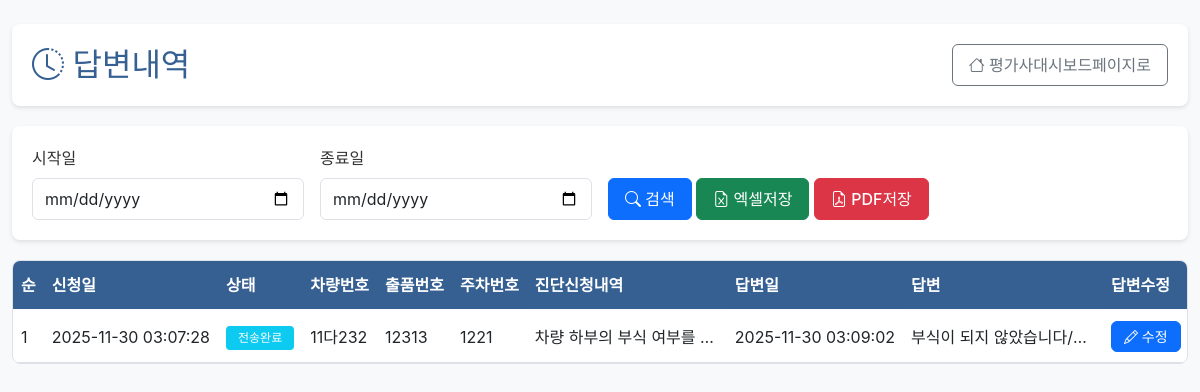
/evaluator/response/history (signed in), run on the app's committed database.
### tables this page shows
CREATE TABLE diagnosis_requests (
            id INTEGER PRIMARY KEY AUTOINCREMENT,
            applicant_id INTEGER NOT NULL,
            request_date TEXT NOT NULL DEFAULT (datetime('now', 'localtime')),
            vehicle_number TEXT,
            lot_number TEXT,
            parking_number TEXT,
            status TEXT NOT NULL DEFAULT '신청',
            evaluator_id INTEGER,
            evaluator_name TEXT,
            answer_date TEXT,
            confirmed_at TEXT,
            translated_summary TEXT,
            translated_at TEXT,
            sent_at TEXT,
            fee INTEGER DEFAULT 120000,
            FOREIGN KEY (applicant_id) REFERENCES users(id) ON DELETE CASCADE,
            FOREIGN KEY (evaluator_id) REFERENCES users(id) ON DELETE SET NULL
        );

### app.py (the view)
@app.route("/evaluator/response/history")
@login_required
@role_required("평가사")
def evaluator_response_history():
    clause, params = _filter_clause("dr.request_date")
    db = get_db()
    rows = db.execute(
        f"""
        SELECT dr.*, applicant.name AS applicant_name
        FROM diagnosis_requests dr
        JOIN users applicant ON applicant.id = dr.applicant_id
        WHERE (dr.evaluator_id = ? OR dr.evaluator_name = (SELECT name FROM users WHERE id = ?))
          AND dr.answer_date IS NOT NULL
          {clause}
        ORDER BY dr.request_date DESC
        """,
        [session["user_id"], session["user_id"]] + params,
    ).fetchall()
    enriched = []
    for row in rows:
        details = _fetch_request_details(row["id"])
        responses = _fetch_response_details(row["id"])
        enriched.append(
            {
                "row": row,
                "request_summary": _summarize_details(details, "content"),
                "response_summary": _summarize_details(responses, "content"),
            }
        )
    start_date = request.args.get("start_date", "")
    end_date = request.args.get("end_date", "")
    return render_template(
        "evaluator/response_history.html",
        requests=enriched,
        start_date=start_date,
        end_date=end_date,
    )

### app.py (called while the page is built)
def get_db() -> sqlite3.Connection:
    if "db" not in g:
        conn = sqlite3.connect(DB_PATH)
        conn.row_factory = sqlite3.Row
        g.db = conn
    return g.db

def login_required(func):
    from functools import wraps
    @wraps(func)
    def wrapper(*args, **kwargs):
        if "user_id" not in session:
            return redirect(url_for("login"))
        return func(*args, **kwargs)
    return wrapper

def role_required(*roles):
    from functools import wraps
    def decorator(func):
        @wraps(func)
        def wrapper(*args, **kwargs):
            if "user_type" not in session or session["user_type"] not in roles:
                abort(403)
            return func(*args, **kwargs)
        return wrapper
    return decorator

def _fetch_request_details(diagnosis_id: int) -> List[sqlite3.Row]:
    db = get_db()
    return db.execute(
        """
        SELECT * FROM diagnosis_request_items
        WHERE diagnosis_id = ?
        ORDER BY sequence ASC
        LIMIT 5
        """,
        (diagnosis_id,),
    ).fetchall()

def _fetch_response_details(diagnosis_id: int) -> List[sqlite3.Row]:
    db = get_db()
    return db.execute(
        """
        SELECT d.*, u.name AS responder_name
        FROM diagnosis_response_details d
        JOIN users u ON u.id = d.responder_id
        WHERE d.diagnosis_id = ?
        ORDER BY sequence ASC
        """,
        (diagnosis_id,),
    ).fetchall()

def _summarize_details(rows: Iterable[sqlite3.Row], field: str) -> str:
    parts: List[str] = []
    for row in rows:
        value = row[field]
        if not value:
            continue
        parts.append(value.strip())
    return "/".join(parts[:5])

def _filter_clause(date_field: str = "request_date") -> Tuple[str, List[Any]]:
    start_date = request.args.get("start_date")
    end_date = request.args.get("end_date")
    clauses = []
    params: List[Any] = []
    if start_date:
        clauses.append(f"date({date_field}) >= date(?)")
        params.append(start_date)
    if end_date:
        clauses.append(f"date({date_field}) <= date(?)")
        params.append(end_date)
    clause = ""
    if clauses:
        clause = " AND " + " AND ".join(clauses)
    return clause, params

### templates/evaluator/response_history.html (shortened to what this page needs)
{% extends "base.html" %}
{% block content %}
<div class="container-fluid py-4">
    <div class="page-header">
        <div class="d-flex justify-content-between align-items-center">
            <h2><i class="bi bi-clock-history"></i> 답변내역</h2>
            <a href="{{ url_for('evaluator_dashboard') }}" class="btn btn-outline-secondary">
                <i class="bi bi-house"></i> 평가사대시보드페이지로
            </a>
        </div>
    </div>
    <div class="filter-section">
        <form method="GET" class="row g-3 align-items-end">
            <div class="col-md-3">
                <label class="form-label">시작일</label>
                <input type="date" class="form-control" name="start_date" value="{{ start_date }}">
            </div>
            <div class="col-md-3">
                <label class="form-label">종료일</label>
                <input type="date" class="form-control" name="end_date" value="{{ end_date }}">
            </div>
            <div class="col-md-6">
                <button type="submit" class="btn btn-primary">
                    <i class="bi bi-search"></i> 검색
                </button>
                <a href="{{ url_for('evaluator_response_export', fmt='xlsx', start_date=start_date, end_date=end_date) }}" class="btn btn-success">
                    <i class="bi bi-file-earmark-excel"></i> 엑셀저장
                </a>
                <a href="{{ url_for('evaluator_response_export', fmt='pdf', start_date=start_date, end_date=end_date) }}" class="btn btn-danger">
                    <i class="bi bi-file-earmark-pdf"></i> PDF저장
                </a>
            </div>
        </form>
    </div>
    <div class="table-wrapper">
        <table class="table table-hover">
            <thead class="table-fixed-header">
                <tr>
                    <th>순</th>
                    <th>신청일</th>
                    <th>상태</th>
                    <th>차량번호</th>
                    <th>출품번호</th>
                    <th>주차번호</th>
                    <th>진단신청내역</th>
                    <th>답변일</th>
                    <th>답변</th>
                    <th>답변수정</th>
                </tr>
            </thead>
            <tbody>
                {% for item in requests %}
                {% set req = item.row %}
                <tr data-id="{{ req.id }}">
                    <td>{{ loop.index }}</td>
                    <td>{{ req.request_date }}</td>
                    <td>
                        <span class="badge bg-{% if req.status == '신청' %}secondary{% elif req.status == '답변완료' %}success{% elif req.status == '전송완료' %}info{% else %}warning{% endif %}">
                            {{ req.status }}
                        </span>
                    </td>
                    <td>{{ req.vehicle_number or '' }}</td>
                    <td>{{ req.lot_number or '' }}</td>
                    <td>{{ req.parking_number or '' }}</td>
                    <td class="text-summary">{{ item.request_summary or '' }}</td>
                    <td>{{ req.answer_date or '' }}</td>
                    <td class="text-summary">{{ item.response_summary or '' }}</td>
                    <td>
                        <button class="btn btn-sm btn-primary edit-response-btn" data-id="{{ req.id }}">
                            <i class="bi bi-pencil"></i> 수정
                        </button>
                    </td>
                </tr>
                {% endfor %}
            </tbody>
        </table>
    </div>
</div>
{% endblock %}

### static/css/style.css (style rules this page uses)
:root { --primary-color: #366092; --secondary-color: #6c757d; --success-color: #28a745; --danger-color: #dc3545; --warning-color: #ffc107; --info-color: #17a2b8; --light-bg: #f8f9fa; --border-color: #dee2e6; }
body { font-family: 'Noto Sans KR', -apple-system, BlinkMacSystemFont, 'Segoe UI', Roboto, sans-serif; background-color: var(--light-bg); color: #333; }
.table-wrapper { position: relative; overflow-x: auto; border: 1px solid var(--border-color); border-radius: 8px; }
.table-fixed-header { position: sticky; top: 0; z-index: 10; background-color: var(--primary-color); color: white; }
.table-fixed-header th { background-color: var(--primary-color) !important; color: white !important; font-weight: 600; padding: 12px 8px; white-space: nowrap; border-bottom: 2px solid rgba(255,255,255,0.3); }
.table { margin-bottom: 0; width: 100%; min-width: 800px; }
.table td { padding: 10px 8px; vertical-align: middle; white-space: nowrap; }
.btn { border-radius: 6px; font-weight: 500; padding: 8px 16px; transition: all 0.2s; }
.btn-sm { padding: 4px 12px; font-size: 0.875rem; }
.page-header { background: white; padding: 20px; border-radius: 8px; margin-bottom: 20px; box-shadow: 0 2px 4px rgba(0,0,0,0.1); }
.page-header h2 { margin: 0; color: var(--primary-color); }
.filter-section { background: white; padding: 20px; border-radius: 8px; margin-bottom: 20px; box-shadow: 0 2px 4px rgba(0,0,0,0.1); }
.form-control, .form-select { border-radius: 6px; border: 1px solid var(--border-color); padding: 8px 12px; }
.badge { padding: 6px 12px; border-radius: 4px; font-weight: 500; }
.text-summary { max-width: 200px; overflow: hidden; text-overflow: ellipsis; white-space: nowrap; }

### data on the page
diagnosis_requests: request_date "2025-11-30 03:07:28", status "전송완료", vehicle_number "11다232", lot_number "12313", parking_number "1221", answer_date "2025-11-30 03:09:02"

### other printed values
{{ item.request_summary or '' }} "차량 하부의 부식 여부를…"
{{ item.response_summary or '' }} "부식이 되지 않았습니다/…"
